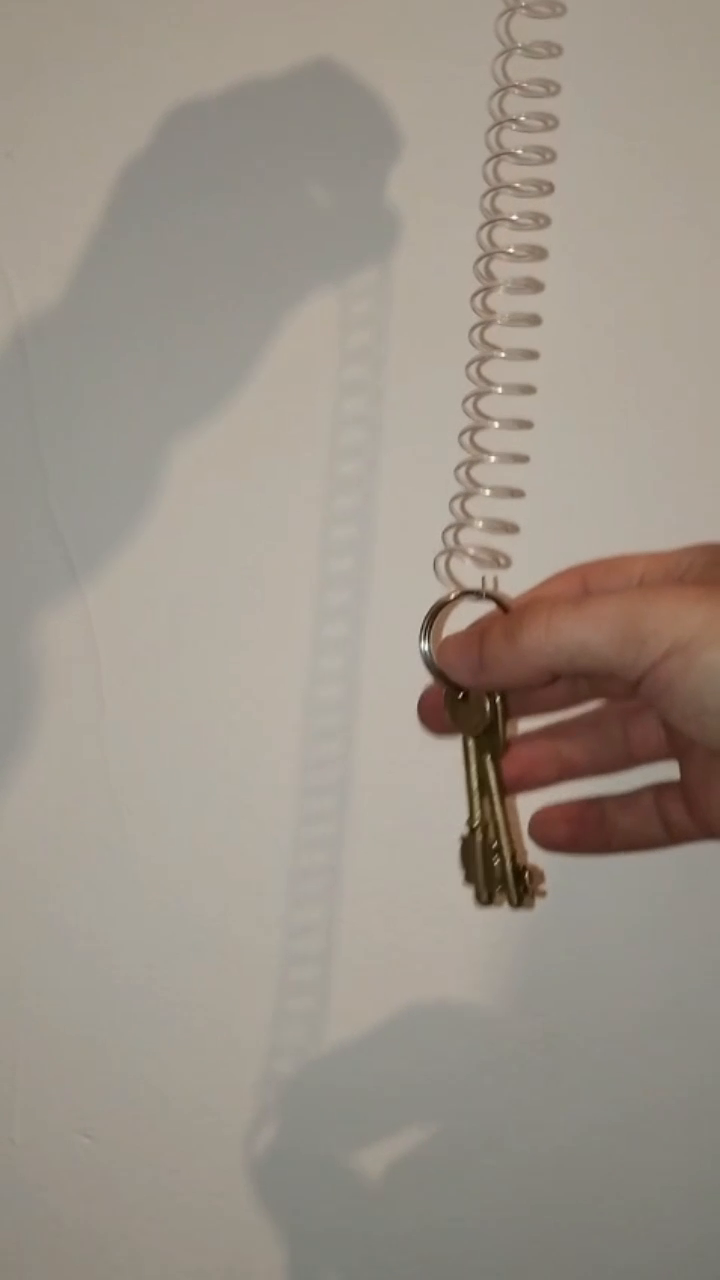
#> input picture frame 20 of old/oscilador_llaves - Made with Clipchamp.mp4, 720 x 1280 px
$ python main_old.py
#> lines starting #> are read from the running program, lines starting #| are printed output that depends on the picture; after the words box and inside, x2 and y2 are one past the last pixel; in counts of white or black regions, pixels touching at a corner belong together
import cv2
import numpy as np
import matplotlib.pyplot as plt
from scipy.optimize import curve_fit

# 1️⃣ Medir referencia en píxeles (haz clic en los extremos del objeto de 10 cm)
def click_event(event, x, y, flags, params):
    global done
    if event == cv2.EVENT_LBUTTONDOWN:
        print(f"Coordenada: ({x}, {y})")
        points.append((x, y))
        if len(points) == 2:
            cv2.line(frame, points[0], points[1], (255, 0, 0), 2)
            cv2.imshow("Medir", frame)
            dist = np.linalg.norm(np.array(points[0]) - np.array(points[1]))
            print(f"Distancia en píxeles: {dist}")
            # Calcula la escala y muestra
            px_to_cm = 10 / dist
            print(f"Escala calculada: {px_to_cm:.5f} cm/px")
            params['px_to_cm'] = px_to_cm
            done = True
            cv2.destroyWindow("Medir")

# --- Medición de referencia ---
cap = cv2.VideoCapture("oscilador_llaves - Made with Clipchamp.mp4")
ret, frame = cap.read()
#> frame is the input picture: shape (1280, 720, 3); mean B, G, R 137.2, 147.9, 156.8
points = []
params = {}
done = False
if ret:
    cv2.imshow("Medir", frame)
    cv2.setMouseCallback("Medir", click_event, params)
    print("Haz clic en los dos extremos del objeto de 10 cm.")
    while not done:
        key = cv2.waitKey(1)
#> (key Esc is pressed here)
        if key == 27:  # ESC para cancelar
            break
    cv2.destroyAllWindows()
cap.release()

# Si no se midió, usa un valor por defecto
px_to_cm = params.get('px_to_cm', 0.05)  # Cambia este valor si tienes otra referencia
print("cm: ", px_to_cm)
# 2️⃣ Trackeo
cap = cv2.VideoCapture("oscilador_llaves - Made with Clipchamp.mp4")
fps = cap.get(cv2.CAP_PROP_FPS)
if fps == 0:
    fps = 30
dt = 1 / fps
print("FPS detectado:", fps)

object_detector = cv2.createBackgroundSubtractorMOG2(history=100, varThreshold=40)
positions = []

while True:
    ret, frame = cap.read()
    if not ret:
        break

    frame = cv2.resize(frame, (360, 640))  # esto cambia la escala
#> frame: shape (640, 360, 3)
    roi = frame[200:500, 100:300]
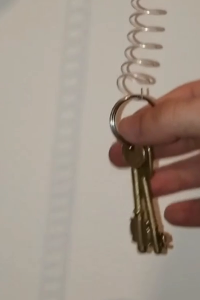
#> roi: shape (300, 200, 3); mean B, G, R 139.3, 151, 163.4

    gray = cv2.cvtColor(roi, cv2.COLOR_BGR2GRAY)
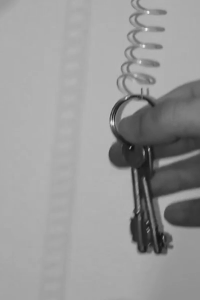
#> gray: shape (300, 200); min 16, max 240, mean 153.3
    blur = cv2.GaussianBlur(gray, (7, 7), 0)
    edges = cv2.Canny(blur, 50, 150)
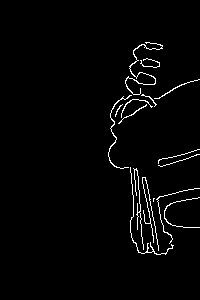
#> edges: shape (300, 200); 2.2% white in thin lines or dots, all inside (x1, y1, x2, y2) = (108, 42, 200, 255)

    contours, _ = cv2.findContours(edges, cv2.RETR_EXTERNAL, cv2.CHAIN_APPROX_SIMPLE)
#> contours = 16 contours, 13 with area under 20; largest, box (x1, y1, x2, y2) and area: (125, 42, 163, 95) 44, (108, 95, 132, 169) 34, (130, 167, 174, 255) 21

    if contours:
        cnt = max(contours, key=cv2.contourArea)
#> cnt = contour of 174 points, box (x1, y1, x2, y2) (125, 42, 163, 95), area 44
        if cv2.contourArea(cnt) > 100:
            M = cv2.moments(cnt)
            if M["m00"] != 0:
                cx = int(M["m10"] / M["m00"])
                cy = int(M["m01"] / M["m00"])

                cv2.circle(roi, (cx, cy), 5, (0, 0, 255), -1)
                cv2.circle(roi, (cx, cy), 20, (255, 0, 0), 2)
                cv2.drawContours(roi, [cnt], -1, (0, 255, 0), 2)

                positions.append((cx, cy))

    cv2.imshow("ROI", roi)
    cv2.imshow("Video", frame)
    cv2.imshow("Edges", edges)

    if cv2.waitKey(30) & 0xFF == 27:
#> (key Esc is pressed here)
        break

cap.release()
cv2.destroyAllWindows()

# 3️⃣ Procesar posiciones
positions = np.array(positions, dtype=float)

if positions.shape[0] == 0:
    print("No se detectaron posiciones. Verifica el video o los parámetros de detección.")
    exit()
#> (the program exits here)
